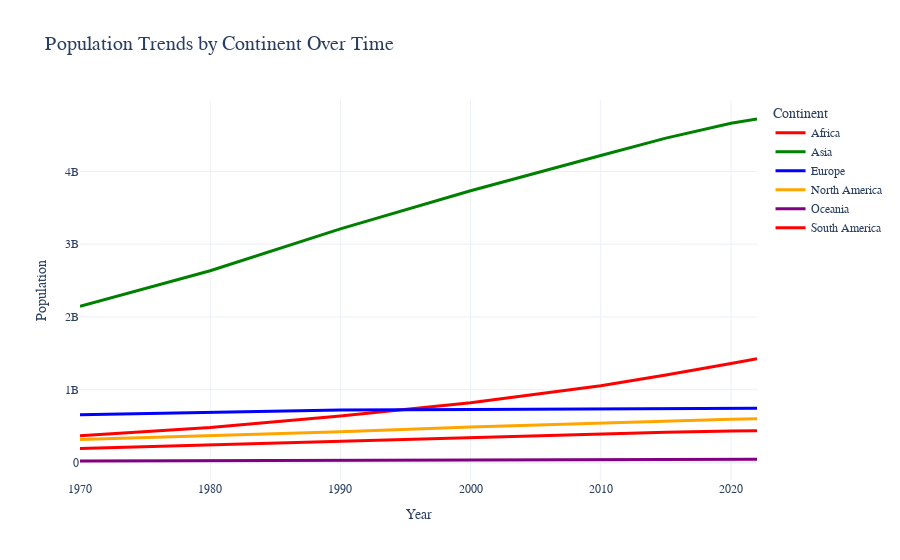

Here is the notebook cell this chart was saved with:
### Code cell
fig = px.line(population_by_continent, x='Year', y='Population', color='Continent',

title='Population Trends by Continent Over Time',
labels={'Population': 'Population', 'Year': 'Year'},
color_discrete_sequence=custom_palette)

fig.update_layout(

template='plotly_white',
xaxis_title='Year',
yaxis_title='Population',
font_family='Arial',
title_font_size=20,
)

fig.update_traces(line=dict(width=3))

fig.show()

### Figure 1 — Plotly figure (JSON) as saved in the notebook; plotly's stock layout.template omitted (floating-point values rounded to 4 significant figures)
{"data": [{"hovertemplate": "Continent=Africa<br>Year=%{x}<br>Population=%{y}<extra></extra>", "legendgroup": "Africa", "line": {"color": "red", "dash": "solid", "width": 3}, "marker": {"symbol": "circle"}, "mode": "lines", "name": "Africa", "orientation": "v", "showlegend": true, "type": "scatter", "x": [1970, 1980, 1990, 2000, 2010, 2015, 2020, 2022], "xaxis": "x", "y": [365444348, 481536377, 638150629, 818946032, 1055228072, 1201102442, 1360671810, 1426730932], "yaxis": "y"}, {"hovertemplate": "Continent=Asia<br>Year=%{x}<br>Population=%{y}<extra></extra>", "legendgroup": "Asia", "line": {"color": "green", "dash": "solid", "width": 3}, "marker": {"symbol": "circle"}, "mode": "lines", "name": "Asia", "orientation": "v", "showlegend": true, "type": "scatter", "x": [1970, 1980, 1990, 2000, 2010, 2015, 2020, 2022], "xaxis": "x", "y": [2144906290, 2635334228, 3210563577, 3735089604, 4220041327, 4458250182, 4663086535, 4721383274], "yaxis": "y"}, {"hovertemplate": "Continent=Europe<br>Year=%{x}<br>Population=%{y}<extra></extra>", "legendgroup": "Europe", "line": {"color": "blue", "dash": "solid", "width": 3}, "marker": {"symbol": "circle"}, "mode": "lines", "name": "Europe", "orientation": "v", "showlegend": true, "type": "scatter", "x": [1970, 1980, 1990, 2000, 2010, 2015, 2020, 2022], "xaxis": "x", "y": [655923991, 692527159, 720320797, 726093423, 735613934, 741535608, 745792196, 743147538], "yaxis": "y"}, {"hovertemplate": "Continent=North America<br>Year=%{x}<br>Population=%{y}<extra></extra>", "legendgroup": "North America", "line": {"color": "orange", "dash": "solid", "width": 3}, "marker": {"symbol": "circle"}, "mode": "lines", "name": "North America", "orientation": "v", "showlegend": true, "type": "scatter", "x": [1970, 1980, 1990, 2000, 2010, 2015, 2020, 2022], "xaxis": "x", "y": [315434606, 368293361, 421266425, 486069584, 542720651, 570383850, 594236593, 600296136], "yaxis": "y"}, {"hovertemplate": "Continent=Oceania<br>Year=%{x}<br>Population=%{y}<extra></extra>", "legendgroup": "Oceania", "line": {"color": "purple", "dash": "solid", "width": 3}, "marker": {"symbol": "circle"}, "mode": "lines", "name": "Oceania", "orientation": "v", "showlegend": true, "type": "scatter", "x": [1970, 1980, 1990, 2000, 2010, 2015, 2020, 2022], "xaxis": "x", "y": [19480270, 22920240, 26743822, 31222778, 37102764, 40403283, 43933426, 45038554], "yaxis": "y"}, {"hovertemplate": "Continent=South America<br>Year=%{x}<br>Population=%{y}<extra></extra>", "legendgroup": "South America", "line": {"color": "red", "dash": "solid", "width": 3}, "marker": {"symbol": "circle"}, "mode": "lines", "name": "South America", "orientation": "v", "showlegend": true, "type": "scatter", "x": [1970, 1980, 1990, 2000, 2010, 2015, 2020, 2022], "xaxis": "x", "y": [192947156, 241789006, 297146415, 349634282, 393078250, 413134396, 431530043, 436816608], "yaxis": "y"}], "layout": {"font": {"family": "Arial"}, "legend": {"title": {"text": "Continent"}, "tracegroupgap": 0}, "title": {"font": {"size": 20}, "text": "Population Trends by Continent Over Time"}, "xaxis": {"anchor": "y", "domain": [0, 1], "title": {"text": "Year"}}, "yaxis": {"anchor": "x", "domain": [0, 1], "title": {"text": "Population"}}}}
